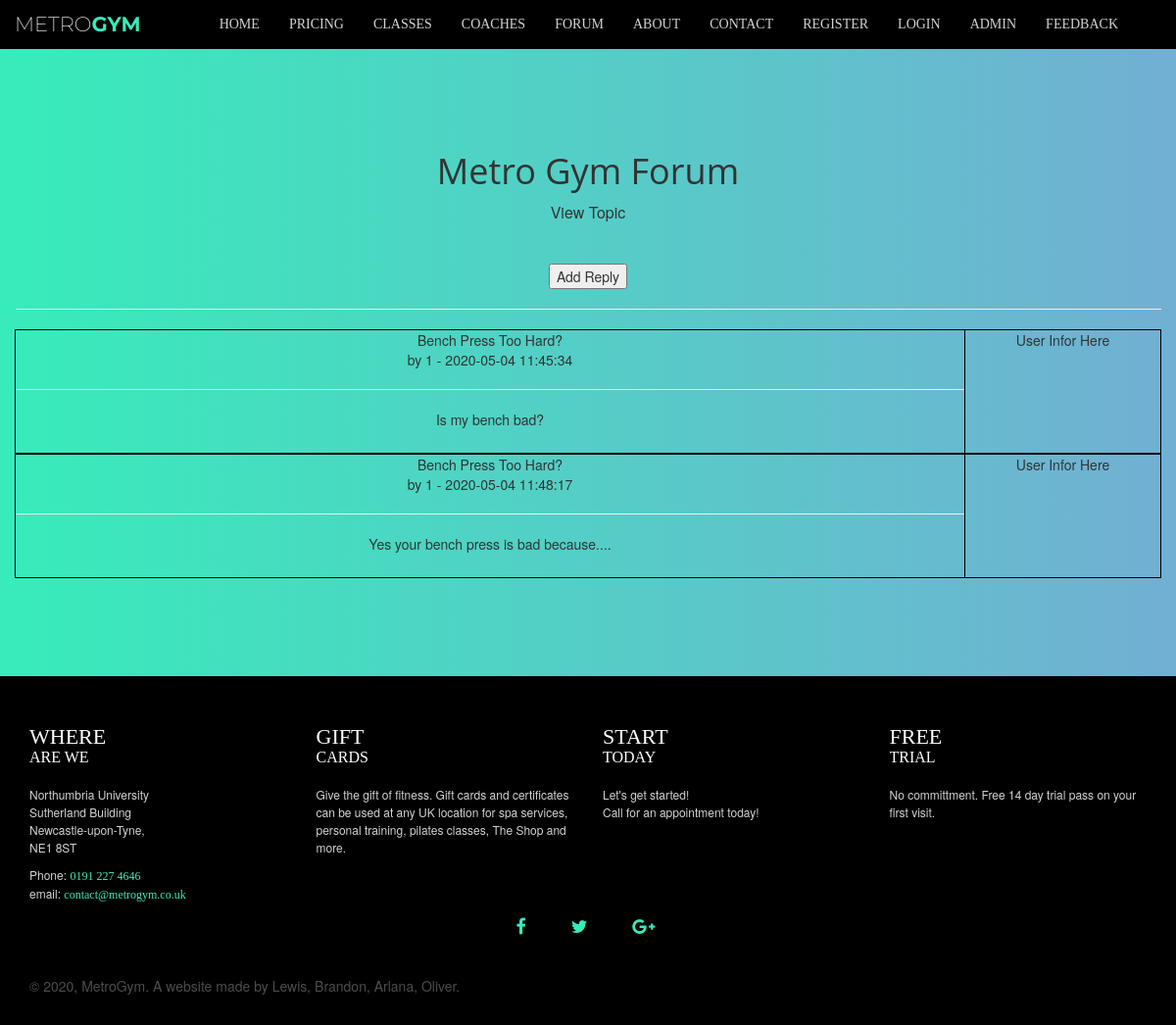
Screenshot of /forum/view_topic.php?cid=3&tid=18 (signed in) with the database file from the repository.
### tables this page shows
CREATE TABLE `posts` (
  `id` int(11) NOT NULL,
  `category_id` tinyint(4) NOT NULL,
  `topic_id` int(11) NOT NULL,
  `post_creator` int(11) NOT NULL,
  `post_content` text NOT NULL,
  `post_date` datetime NOT NULL
);

CREATE TABLE `tbltopics` (
  `id` int(11) NOT NULL,
  `category_id` tinyint(4) NOT NULL,
  `topic_title` varchar(150) NOT NULL,
  `topic_creator` int(11) NOT NULL,
  `topic_last_user` int(11) DEFAULT NULL,
  `topic_date` datetime NOT NULL,
  `topic_reply_date` datetime NOT NULL,
  `topic_views` int(11) NOT NULL DEFAULT '0'
);

### forum/view_topic.php (the view, shortened to what this page needs)
<?php
include('../group/global/makeHeader.php');
echo makeHeader();
?>
<head>
</head>
<body id="page-top" class="page forum">
<?php include('../group/global/makeNav.php');
    echo makeNav();
?>
<section class="forum">
    <div class="text-center">
        <h1>Metro Gym Forum</h1>
    </div>
    <div class="container">
        <div class ="row">
            <div style = "text-align: center;">
                <p>View Topic</p>
                <br>
            </div>
        </div>
        <div class="row">
            <div id="content">
                <div style = "text-align: center;">
                    <?php
                        include_once("../forum/includes/config.php");
                        $cid = $_GET['cid'];
                        $tid = $_GET['tid'];
                        $sql = "SELECT * FROM tbltopics WHERE category_id='".$cid."' AND id='".$tid."' LIMIT 1";
                        $result = mysqli_query($link, $sql) or die (mysqli_error($link));
                        if(mysqli_num_rows($result) == 1) {
                            echo "<table width='100%'>";
                            if ($_SESSION['loggedin']) { echo "<tr><td colspan ='2'><input type='submit' value='Add Reply' onClick=\"window.location =
                                'post_reply.php?cid=".$cid."&tid=".$tid."'\" /><hr />"; } else {echo "<tr><td colspan='2'><p>Please log in to add reply</p><hr /></td></tr>";}
                                while ($row = mysqli_fetch_assoc($result)){
                                    $sql2 = "SELECT * FROM posts WHERE category_id='".$cid."' AND topic_id='".$tid."'";
                                    $result2 = mysqli_query($link, $sql2) or die (mysqli_error($link));
                                    while ($row2 = mysqli_fetch_assoc($result2)) {
                                        echo "<tr><td valign='top' style='border: 1px solid #000000;'><div style='min-height: 125px;'>".$row['topic_title']."<br />
                                        by ".$row2['post_creator']." - ".$row2['post_date']."<hr />".$row2['post_content']."</div></td><td width='200' valign='top'
                                        align='center' style='border: 1px solid #000000;'>User Infor Here</td></tr><tr><td colspan='2'<hr /></td></tr>";
                                    }
                                }   echo "</table>";
                                } else {
                                echo "<p> The topic you are looking for does not exist. </p>";
                        }
                    ?>
                </div>
            </div>
        </div>
    </div>
</section>
<?php
include('../group/global/makeFooter.php');
echo makeFooter();
?>
</body>
<html>

### resources/css/style.css (style rules this page uses)
html, body { height: 100%; width: 100%; }
body { font-family: 'ProximaNova-Regular', 'Helvetica Neue', Arial, sans-serif; }
h1, h2, h3, h4 { font-family: 'Open Sans', 'Helvetica Neue', Arial, sans-serif; }
p { font-size: 16px; line-height: 1.5; margin-bottom: 20px; }
section { padding: 100px 0; }
body { -webkit-tap-highlight-color: #222222; background-color: #252525; }
.page { background-image: linear-gradient(to right, #37ecba 0%, #72afd3 100%); background-size: cover; padding-top: 35px; }

### rows the page displays
posts: topic.topic_title "Bench Press Too Hard?", post_creator "1", post_date "2020-05-04 11:45:34", post_content "Is my bench bad?"
posts: topic.topic_title "Bench Press Too Hard?", post_creator "1", post_date "2020-05-04 11:48:17", post_content "Yes your bench press is bad because...."
